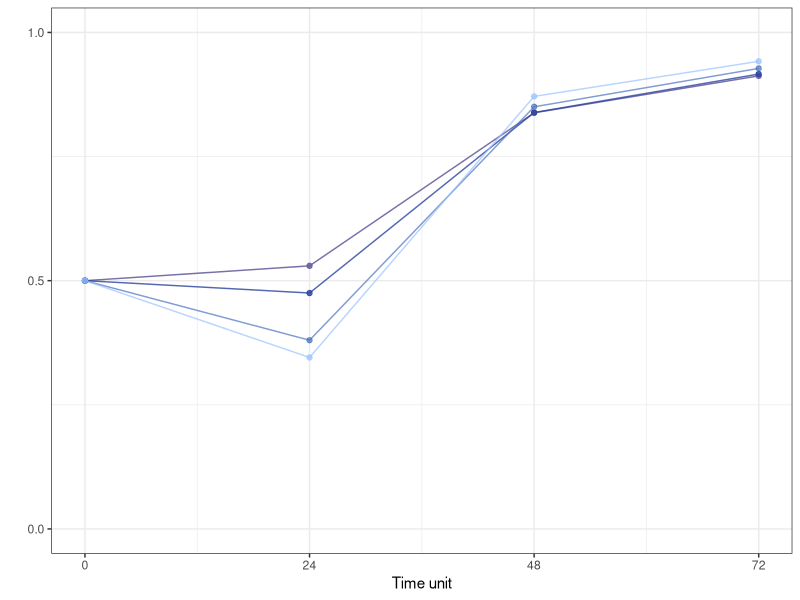
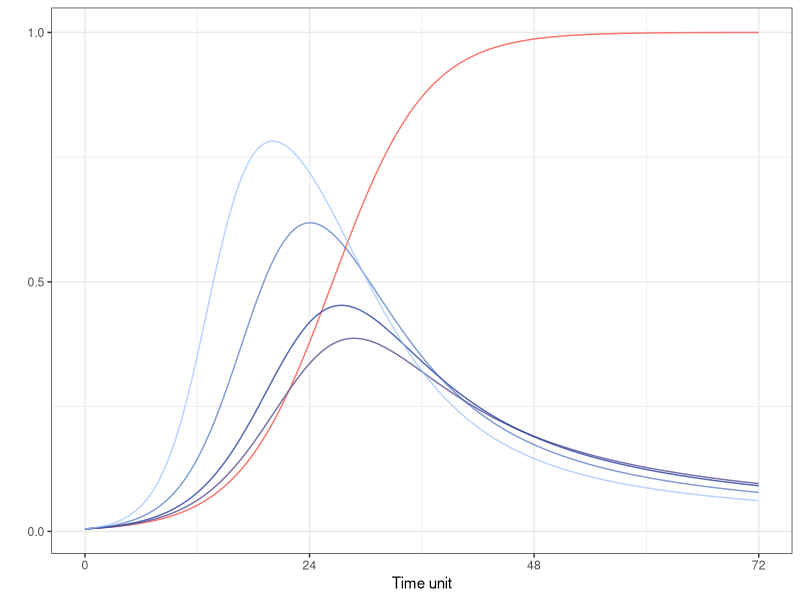
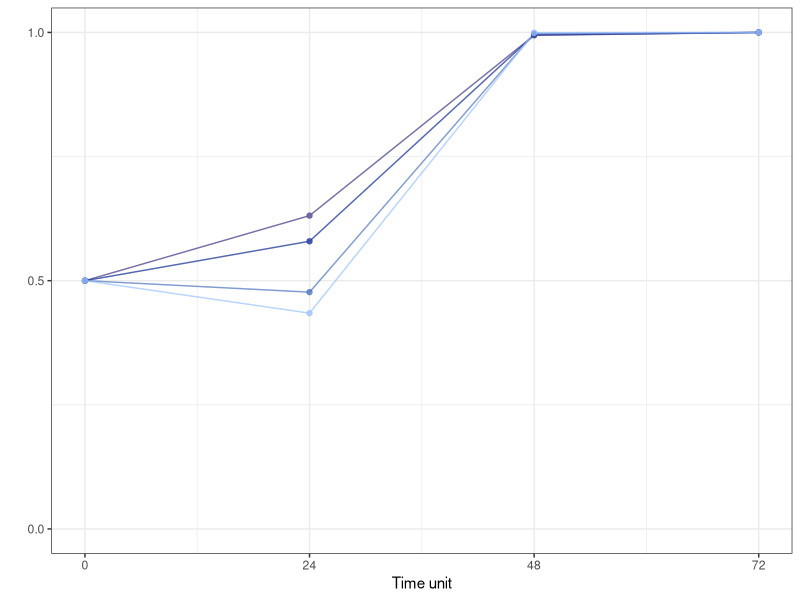
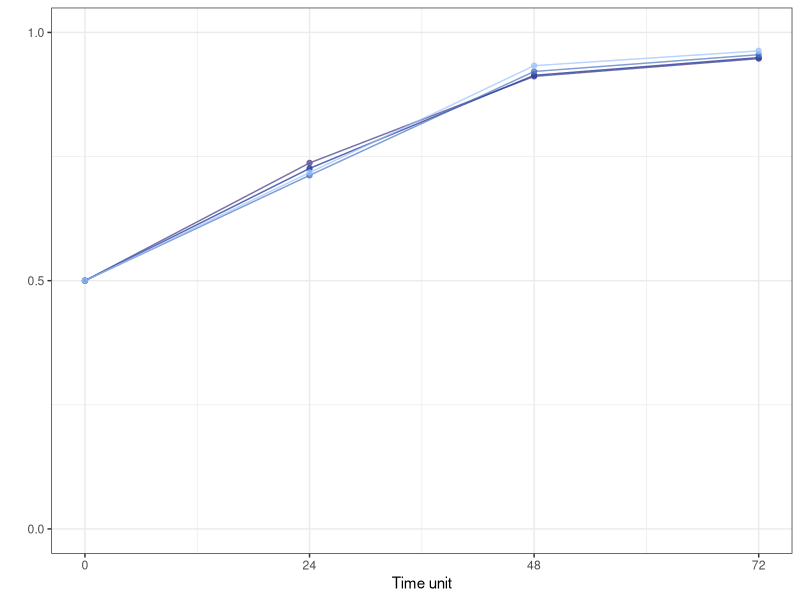
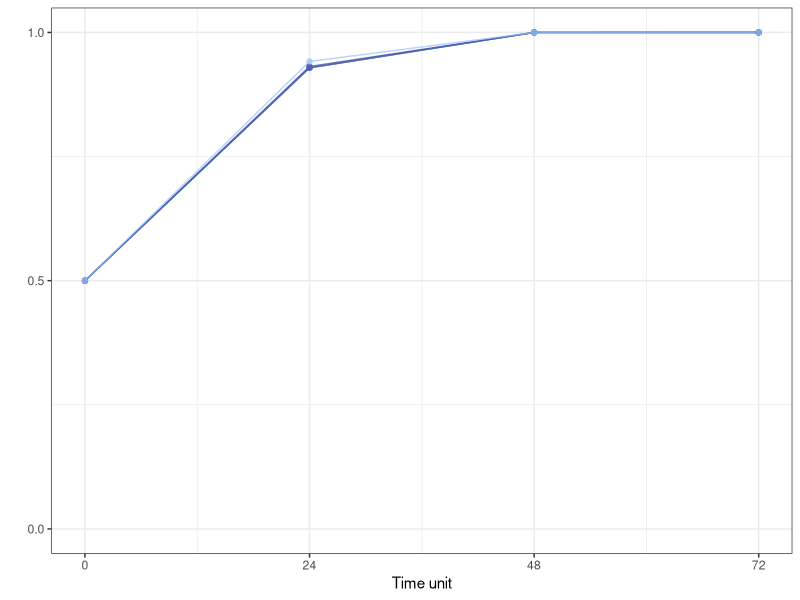

These figures' R source, in order: (Note: this script raises an error after producing the figures.)
rm(list = ls())
library(deSolve)   
library(ggplot2)   
library(dplyr)
library(tidyr)
library(scales)

# Define the model
viral_model <- function(t, state, parameters) {
  V1 <- state[1]
  V2 <- state[2]
  
  r1 <- parameters["r1"]
  r2 <- parameters["r2"]
  K <- parameters["K"]
  alpha12 <- parameters["alpha12"]
  alpha21 <- parameters["alpha21"]
  mu <- parameters["mu"]
  
  dV1dt <- r1 * V1 * (1 - (V1 + alpha21 * V2) / K) - mu * V1
  dV2dt <- r2 * V2 * (1 - (V2 + alpha12 * V1) / K) - mu * V1
  
  return(list(c(dV1dt, dV2dt)))
}

########### Try different settings ##########

withinhost_fun = function(param_sets){
  # Initial state and time sequence
  state <- c(V1 = 1, V2 = 1)
  times <- seq(0, 72, by = 0.1)
  
  # Run simulations for each parameter set
  results <- lapply(seq(nrow(param_sets)), function(i) {
    params <- unlist(param_sets[i, ])
    out <- ode(y = state, times = times, func = viral_model, parms = params)
    out_df <- as.data.frame(out)
    out_df$r1 <- params['r1']
    out_df$r2 <- params['r2']
    return(out_df)
  })
  
  # Combine all dataframes into one
  combined_results <- bind_rows(results)
  
  return(combined_results)
  
}

transform_data = function(combined_results){
  # Transform data for plotting
  long_data <- pivot_longer(combined_results, cols = c("V1", "V2"), names_to = "Strain", values_to = "Population")
  long_data$Population_label = long_data$Population/max(long_data$Population)
  long_data$group = long_data$r2 - long_data$r1
  long_data$group[long_data$Strain == 'V1'] = 'V1'
  long_data$group = factor(long_data$group, levels = unique(long_data$group))
  return(long_data) 
}

ratio_fun = function(combined_results){
  long_data_transformed <- combined_results %>%
    mutate(ratio = V1/(V1+V2), group = r2-r1) %>%
    select(time, group, ratio)
  data_ratio = long_data_transformed[long_data_transformed$time %in%
                                     c(0,24,48,72),]
  return(data_ratio)
}

getplot = function(param_sets){
  combined_results = withinhost_fun(param_sets)
  long_data = transform_data(combined_results)
  data_ratio = ratio_fun(combined_results)
  v = '#2A41AF'
  values = c(alpha(v, 0.9), alpha(v, 0.6), 
             alpha(v, 0.4), alpha(v, 0.2))
  values = c(alpha('#6A619F',0.9), alpha('#2A419F',0.8), 
             alpha('#4A71BF',0.7), alpha('#9AC1FF',0.7))
  # values = alpha(c(hue_pal()(3)[1], '#2A41AF', '#4D7AAF', '#619CAF', '#85BDAF'),0.7)
  values = c(hue_pal()(3)[1], values)
  # Plotting
  p1 = ggplot(long_data, aes(x = time, y = Population_label)) +
    geom_line(data = long_data, 
              aes(group = group, color = group)) +
    scale_color_manual(values = values, name = expression('Strain'/Delta*r)) +
    labs(y = "", x = "Time unit", color = "Strain") +
    theme_bw() +
    theme(legend.position = "none") +
    scale_x_continuous(breaks = c(0,24,48,72)) +
    scale_y_continuous(n.breaks = 3, labels = c("0.0",'0.5','1.0'))

  p2 = ggplot(data_ratio, aes(x = time, y = ratio, color = factor(group))) +
    geom_line() +
    geom_point() +
    scale_color_manual(values = values[-1], 
                       name = expression(Delta*r)) +
    labs(y = "", x = "Time unit", color = "r2 value") +
    theme_bw() +
    theme(legend.position = "none") +
    scale_x_continuous(breaks = c(0,24,48,72)) + 
    scale_y_continuous(limits = c(0, 1), 
                       minor_breaks = seq(0 , 1, 0.25),
                       breaks = c(0,0.5,1))

  return(list(p1, p2))
}

# Parameter sets for multiple simulations
param_sets <- expand.grid(r1 = 0.2, 
                          r2 = 0.2 + c(0.02, 0.04, 0.1, 0.2), 
                          K = 200, alpha12 = 1, alpha21 = 0, mu = 0)

plist0 = getplot(param_sets)
plist0[[2]]
plist0[[1]]
param_sets <- expand.grid(r1 = 0.2, 
                          r2 = 0.2 + c(0.02, 0.04, 0.1, 0.2), 
                          K = 200, alpha12 = 2, alpha21 = 0, mu = 0)

plist1 = getplot(param_sets)
plist1[[2]]
param_sets <- expand.grid(r1 = 0.3, 
                          r2 = 0.3 + c(0.02, 0.04, 0.1, 0.2), 
                          K = 200, alpha12 = 1, alpha21 = 0, mu = 0)
plist2 = getplot(param_sets)
plist2[[2]]
param_sets <- expand.grid(r1 = 0.3, 
                          r2 = 0.3 + c(0.02, 0.04, 0.1, 0.2), 
                          K = 200, alpha12 = 2, alpha21 = 0, mu = 0)
plist3 = getplot(param_sets)
plist3[[2]]
pdf(paste0("Output/withinhost_competition.pdf"), width = 1.6, height = 1.2)
print(plist0[[1]])
print(plist0[[2]])
print(plist1[[1]])
print(plist1[[2]])
print(plist2[[1]])
print(plist2[[2]])
print(plist3[[1]])
print(plist3[[2]])
dev.off()

combined_results = withinhost_fun(param_sets)
data_ratio = ratio_fun(combined_results)
v = '#2A41AF'
values = c(alpha(v, 0.9), alpha(v, 0.6), 
           alpha(v, 0.4), alpha(v, 0.2))
# values = alpha(c(hue_pal()(3)[1], '#2A41AF', '#4D7AAF', '#619CAF', '#85BDAF'),0.7)
values = c(alpha('#6A619F',0.9), alpha('#2A419F',0.8), 
           alpha('#4A71BF',0.7), alpha('#9AC1FF',0.7))
show_col(values)
values = c(hue_pal()(3)[1], values)
# values = alpha(c(hue_pal()(3)[1], '#2A41AF', '#4D7AAF', '#619CAF', '#85BDAF'),0.7)
p1 = ggplot(data_ratio, aes(x = time, y = ratio, color = factor(group))) +
  geom_line() +
  geom_point() +
  scale_color_manual(values = values[-1], 
                     name = expression(r[2]-r[1])) +
  labs(y = "", x = "Time unit", color = "r2 value") +
  theme_bw() +
  theme(legend.position = "top",
        legend.key.size = unit(0.4,'cm')) +
  scale_x_continuous(breaks = c(0,24,48,72)) + 
  scale_y_continuous(limits = c(0, 1), 
                     minor_breaks = seq(0 , 1, 0.25),
                     n.breaks = 3)

p2 = ggplot(data_ratio, aes(x = time, y = ratio, color = factor(group))) +
  geom_line() +
  geom_point() +
  scale_color_manual(values = values[-1], 
                     name = expression(r[2]-r[1])) +
  labs(y = "", x = "Time unit", color = "r2 value") +
  theme_bw() +
  theme(legend.position = "right",
        legend.key.size = unit(0.4,'cm')) +
  scale_x_continuous(breaks = c(0,24,48,72)) + 
  scale_y_continuous(limits = c(0, 1), 
                     minor_breaks = seq(0 , 1, 0.25),
                     n.breaks = 3)

pdf(paste0("Output/withinhost_competition_legend.pdf"), width = 3, height = 1.5)
print(p1)
print(p2)
dev.off()
